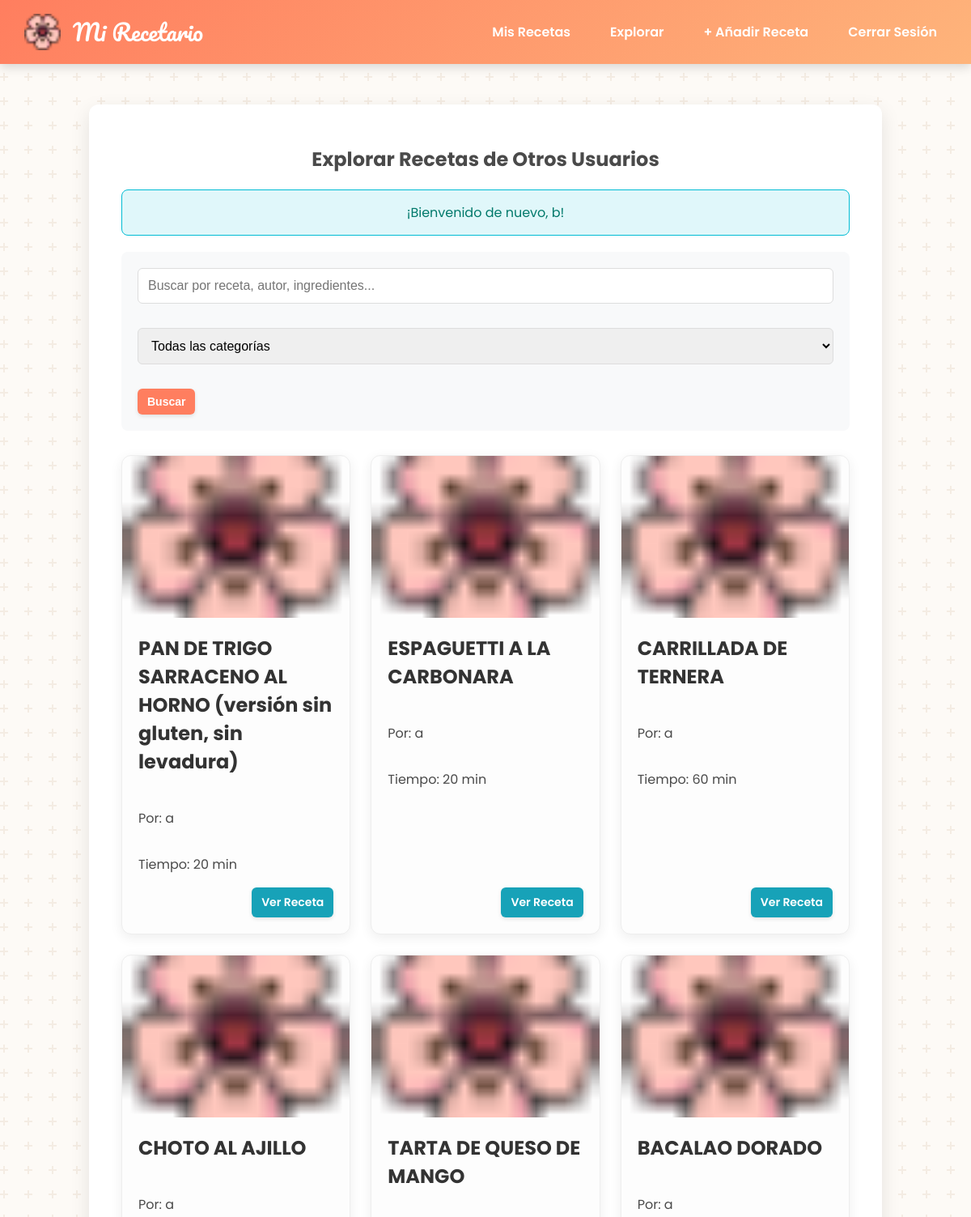
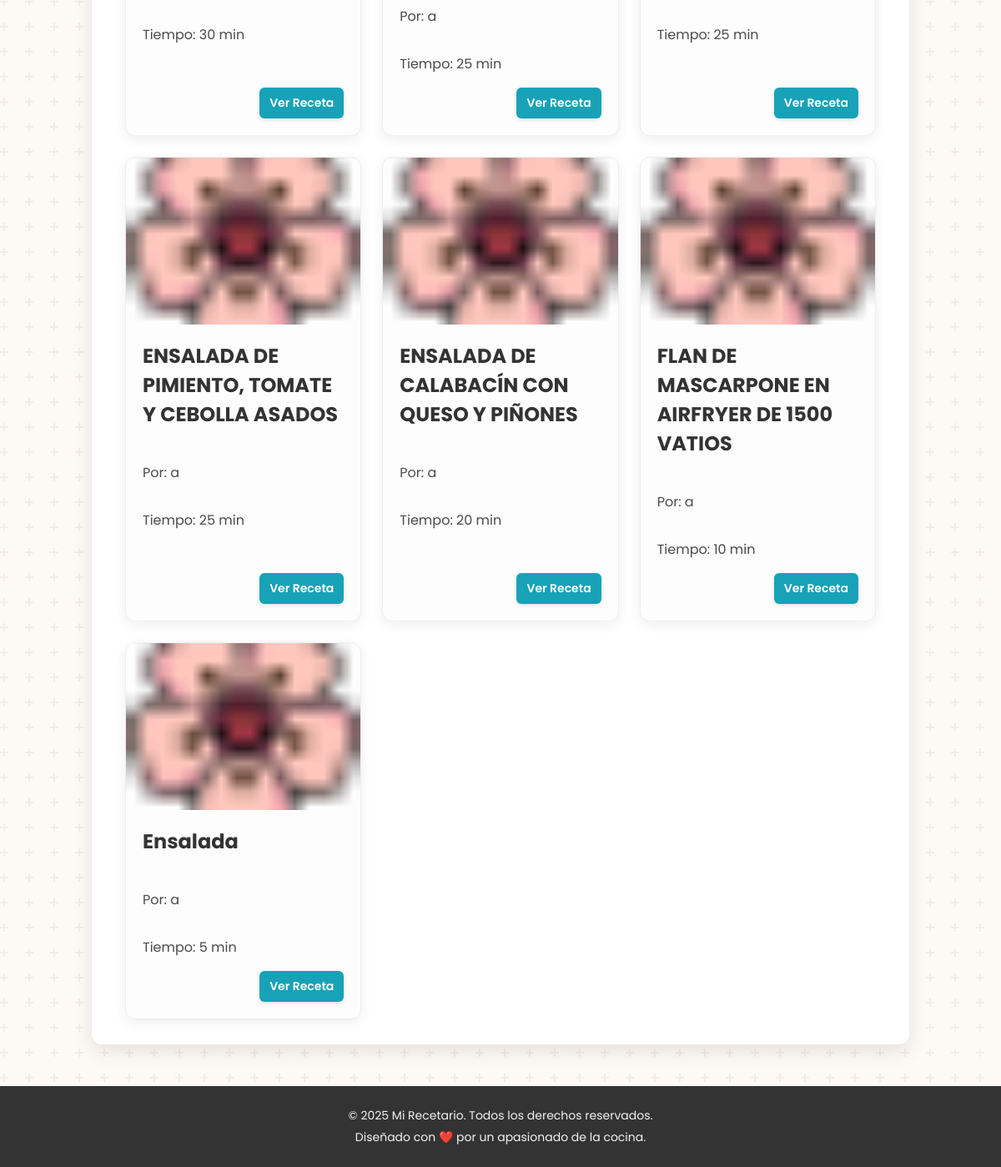
Page /explore_recipes.php (signed in) on the earlier database version (2 pictures, top to bottom).
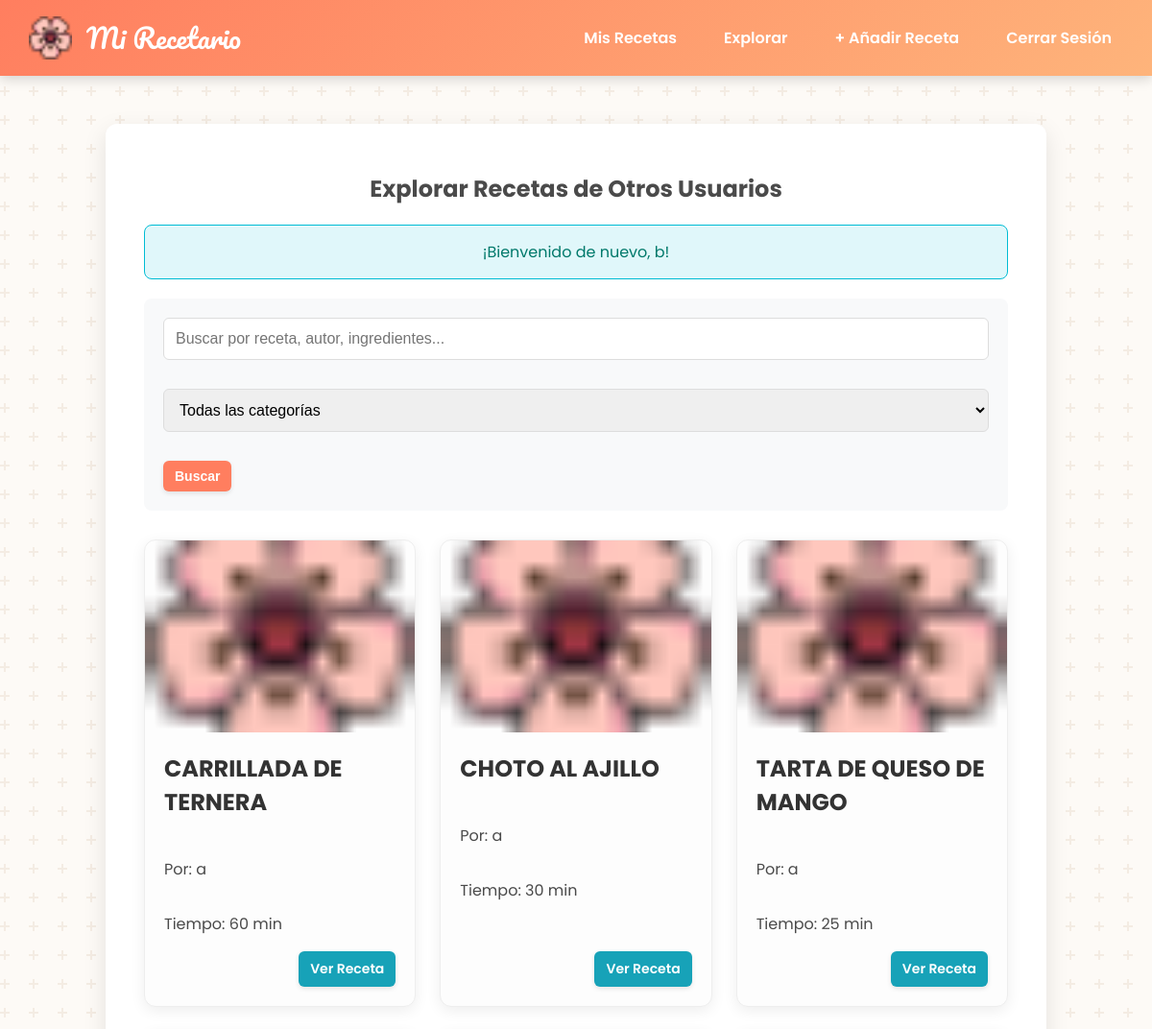
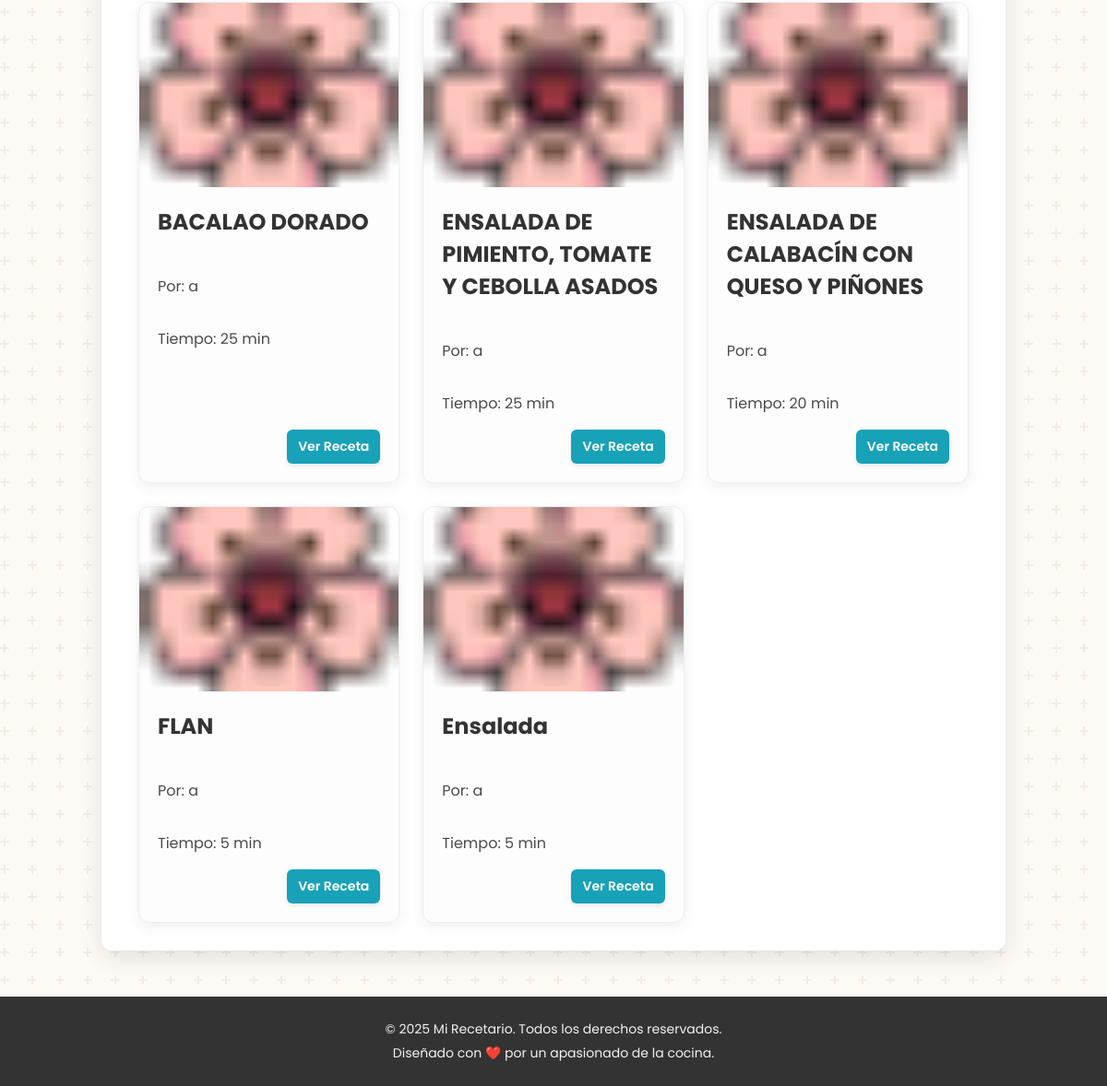
Same page on the later database version (2 pictures, top to bottom).
### tables this page shows
CREATE TABLE IF NOT EXISTS `recetas` (
  `id_receta` int NOT NULL AUTO_INCREMENT,
  `id_usuario` int NOT NULL,
  `nombre_receta` varchar(100) NOT NULL,
  `ingredientes` text NOT NULL,
  `preparacion` text NOT NULL,
  `tiempo_preparacion_minutos` int DEFAULT NULL,
  `fecha_creacion` datetime DEFAULT CURRENT_TIMESTAMP,
  `imagen_url` varchar(100) NOT NULL,
  PRIMARY KEY (`id_receta`),
  KEY `id_usuario` (`id_usuario`)
);

CREATE TABLE IF NOT EXISTS `usuarios` (
  `id_usuario` int NOT NULL AUTO_INCREMENT,
  `nombre_usuario` varchar(50) NOT NULL,
  `email` varchar(100) NOT NULL,
  `contrasena` varchar(255) NOT NULL,
  `fecha_registro` datetime DEFAULT CURRENT_TIMESTAMP,
  PRIMARY KEY (`id_usuario`),
  UNIQUE KEY `nombre_usuario` (`nombre_usuario`),
  UNIQUE KEY `email` (`email`)
);

### public/explore_recipes.php (the view, shortened to what this page needs)
<?php
require_once '../includes/header.php';
require_once '../includes/db_connect.php';
$user_id = $_SESSION['user_id'];
$recetas = [];
$search_query = trim($_GET['search'] ?? '');
$sql = "
    SELECT DISTINCT
        r.id_receta,
        r.nombre_receta,
        r.tiempo_preparacion_minutos,
        r.imagen_url,
        u.nombre_usuario AS autor
    FROM recetas r
    JOIN usuarios u ON r.id_usuario = u.id_usuario";
$sql .= " WHERE r.id_usuario != ?";
$params = [$user_id];
$sql .= " ORDER BY r.fecha_creacion DESC";
try {
    $stmt = $pdo->prepare($sql);
    $stmt->execute($params);
    $recetas = $stmt->fetchAll();
} catch (\PDOException $e) {
    error_log("Error al cargar recetas para explorar: " . $e->getMessage());
    $_SESSION['message'] = '<p class="message error">Error al cargar las recetas. Inténtalo de nuevo.</p>';
}
?>
<div class="explore-container">
    <h2>Explorar Recetas de Otros Usuarios</h2>
    <?php
    if (isset($_SESSION['message'])) {
        echo $_SESSION['message'];
    }
    ?>
    <div class="search-filter-section">
        <form action="explore_recipes.php" method="GET">
            <input type="text" name="search" placeholder="Buscar por receta, autor, ingredientes..." value="<?= htmlspecialchars($search_query) ?>">
            <select name="category">
                <option value="">Todas las categorías</option>
            </select>
            <button type="submit" class="btn">Buscar</button>
        </form>
    </div>
    <?php if (empty($recetas)): ?>
        <div class="message">
            <p>No se encontraron recetas que coincidan con tus filtros.</p>
        </div>
    <?php else: ?>
        <div class="recipes-grid">
            <?php foreach ($recetas as $receta): ?>
                <div class="recipe-card">
                    <img src="<?= htmlspecialchars($receta['imagen_url'] ?? 'img/flor-de-cerezo.png') ?>" alt="Imagen de <?= htmlspecialchars($receta['nombre_receta']) ?>" class="recipe-card-image" onerror="this.onerror=null;this.src='img/flor-de-cerezo.png';">
                    <div class="recipe-card-content">
                        <h3><?= htmlspecialchars($receta['nombre_receta']) ?></h3>
                        <p class="author-info">Por: <?= htmlspecialchars($receta['autor']) ?></p>
                        <p>Tiempo: <?= htmlspecialchars($receta['tiempo_preparacion_minutos'] ?? 'N/A') ?> min</p>
                        <div class="recipe-actions">
                            <a href="view_recipe.php?id=<?= $receta['id_receta'] ?>&explore=1" class="btn btn-info">Ver Receta</a>
                        </div>
                    </div>
                </div>
            <?php endforeach; ?>
        </div>
    <?php endif; ?>
</div>
<?php
require_once '../includes/footer.php';
?>

Differences in the rows shown:
removed recetas: nombre_receta "PAN DE TRIGO SARRACENO AL HORNO (versión sin gluten, sin levadura)", id_usuario.nombre_usuario "a", tiempo_preparacion_minutos "20"
removed recetas: nombre_receta "ESPAGUETTI A LA CARBONARA", id_usuario.nombre_usuario "a", tiempo_preparacion_minutos "20"
changed recetas: nombre_receta "FLAN DE MASCARPONE EN AIRFRYER DE 1500 VATIOS" → "FLAN"; tiempo_preparacion_minutos "10" → "5"
